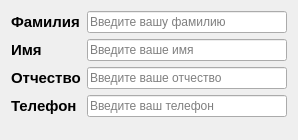
<?xml version="1.0" encoding="UTF-8"?>
<ui version="4.0">
 <class>Form</class>
 <widget class="QWidget" name="Form">
  <property name="geometry">
   <rect>
    <x>0</x>
    <y>0</y>
    <width>298</width>
    <height>140</height>
   </rect>
  </property>
  <property name="maximumSize">
   <size>
    <width>500</width>
    <height>300</height>
   </size>
  </property>
  <property name="windowTitle">
   <string>Профиль пользователя</string>
  </property>
  <layout class="QVBoxLayout" name="verticalLayout_2">
   <item>
    <layout class="QVBoxLayout" name="verticalLayout">
     <item>
      <layout class="QHBoxLayout" name="horizontalLayout">
       <item>
        <widget class="QLabel" name="label">
         <property name="minimumSize">
          <size>
           <width>70</width>
           <height>0</height>
          </size>
         </property>
         <property name="font">
          <font>
           <pointsize>11</pointsize>
           <bold>true</bold>
          </font>
         </property>
         <property name="text">
          <string>Фамилия</string>
         </property>
        </widget>
       </item>
       <item>
        <widget class="QLineEdit" name="lineEdit">
         <property name="minimumSize">
          <size>
           <width>200</width>
           <height>0</height>
          </size>
         </property>
         <property name="placeholderText">
          <string>Введите вашу фамилию</string>
         </property>
        </widget>
       </item>
      </layout>
     </item>
     <item>
      <layout class="QHBoxLayout" name="horizontalLayout_2">
       <item>
        <widget class="QLabel" name="label_2">
         <property name="minimumSize">
          <size>
           <width>70</width>
           <height>0</height>
          </size>
         </property>
         <property name="font">
          <font>
           <pointsize>11</pointsize>
           <bold>true</bold>
          </font>
         </property>
         <property name="text">
          <string>Имя</string>
         </property>
        </widget>
       </item>
       <item>
        <widget class="QLineEdit" name="lineEdit_2">
         <property name="minimumSize">
          <size>
           <width>200</width>
           <height>0</height>
          </size>
         </property>
         <property name="placeholderText">
          <string>Введите ваше имя</string>
         </property>
        </widget>
       </item>
      </layout>
     </item>
     <item>
      <layout class="QHBoxLayout" name="horizontalLayout_3">
       <item>
        <widget class="QLabel" name="label_3">
         <property name="minimumSize">
          <size>
           <width>70</width>
           <height>0</height>
          </size>
         </property>
         <property name="font">
          <font>
           <pointsize>11</pointsize>
           <bold>true</bold>
          </font>
         </property>
         <property name="text">
          <string>Отчество</string>
         </property>
        </widget>
       </item>
       <item>
        <widget class="QLineEdit" name="lineEdit_3">
         <property name="minimumSize">
          <size>
           <width>200</width>
           <height>0</height>
          </size>
         </property>
         <property name="placeholderText">
          <string>Введите ваше отчество</string>
         </property>
        </widget>
       </item>
      </layout>
     </item>
     <item>
      <layout class="QHBoxLayout" name="horizontalLayout_4">
       <item>
        <widget class="QLabel" name="label_4">
         <property name="minimumSize">
          <size>
           <width>70</width>
           <height>0</height>
          </size>
         </property>
         <property name="font">
          <font>
           <pointsize>11</pointsize>
           <bold>true</bold>
          </font>
         </property>
         <property name="text">
          <string>Телефон</string>
         </property>
        </widget>
       </item>
       <item>
        <widget class="QLineEdit" name="lineEdit_4">
         <property name="minimumSize">
          <size>
           <width>200</width>
           <height>0</height>
          </size>
         </property>
         <property name="placeholderText">
          <string>Введите ваш телефон</string>
         </property>
        </widget>
       </item>
      </layout>
     </item>
    </layout>
   </item>
   <item>
    <spacer name="verticalSpacer">
     <property name="orientation">
      <enum>Qt::Orientation::Vertical</enum>
     </property>
     <property name="sizeHint" stdset="0">
      <size>
       <width>20</width>
       <height>40</height>
      </size>
     </property>
    </spacer>
   </item>
  </layout>
 </widget>
 <resources/>
 <connections/>
</ui>
